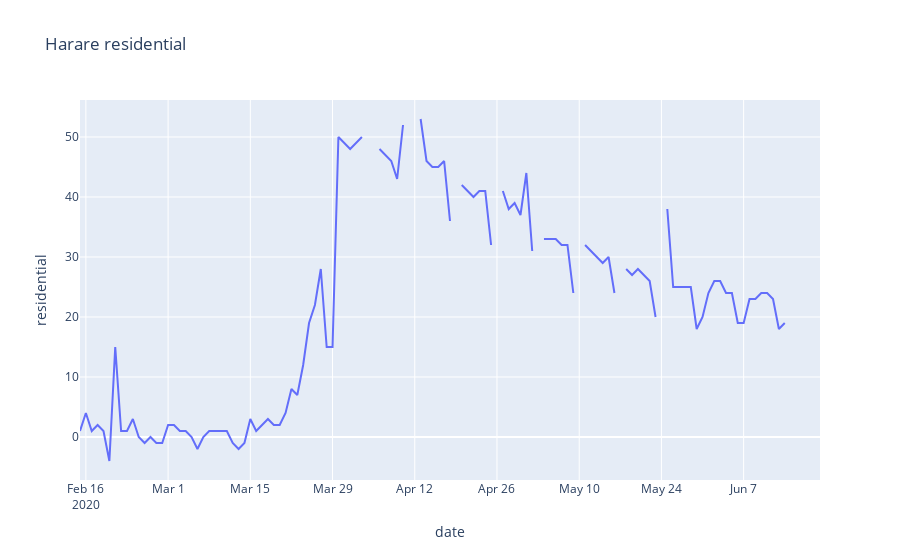

Here is the notebook cell this chart was saved with:
### Code cell
# Using plotly.express
import plotly.express as px

import pandas as pd


fig = px.line(zimmobility2, x='date', y='residential', range_x=['2020-02-15','2020-06-20'], title='Harare residential',)

fig.show()

### Figure 1 — Plotly figure (JSON) as saved in the notebook; plotly's stock layout.template omitted (floating-point values rounded to 4 significant figures)
{"data": [{"hovertemplate": "date=%{x}<br>residential=%{y}<extra></extra>", "legendgroup": "", "line": {"color": "#636efa", "dash": "solid"}, "mode": "lines", "name": "", "orientation": "v", "showlegend": false, "type": "scatter", "x": ["2020-02-15", "2020-02-16", "2020-02-17", "2020-02-18", "2020-02-19", "2020-02-20", "2020-02-21", "2020-02-22", "2020-02-23", "2020-02-24", "2020-02-25", "2020-02-26", "2020-02-27", "2020-02-28", "2020-02-29", "2020-03-01", "2020-03-02", "2020-03-03", "2020-03-04", "2020-03-05", "2020-03-06", "2020-03-07", "2020-03-08", "2020-03-09", "2020-03-10", "2020-03-11", "2020-03-12", "2020-03-13", "2020-03-14", "2020-03-15", "2020-03-16", "2020-03-17", "2020-03-18", "2020-03-19", "2020-03-20", "2020-03-21", "2020-03-22", "2020-03-23", "2020-03-24", "2020-03-25", "2020-03-26", "2020-03-27", "2020-03-28", "2020-03-29", "2020-03-30", "2020-03-31", "2020-04-01", "2020-04-02", "2020-04-03", "2020-04-04", "2020-04-05", "2020-04-06", "2020-04-07", "2020-04-08", "2020-04-09", "2020-04-10", "2020-04-11", "2020-04-12", "2020-04-13", "2020-04-14", "2020-04-15", "2020-04-16", "2020-04-17", "2020-04-18", "2020-04-19", "2020-04-20", "2020-04-21", "2020-04-22", "2020-04-23", "2020-04-24", "2020-04-25", "2020-04-26", "2020-04-27", "2020-04-28", "2020-04-29", "2020-04-30", "2020-05-01", "2020-05-02", "2020-05-03", "2020-05-04", "2020-05-05", "2020-05-06", "2020-05-07", "2020-05-08", "2020-05-09", "2020-05-10", "2020-05-11", "2020-05-12", "2020-05-13", "2020-05-14", "2020-05-15", "2020-05-16", "2020-05-17", "2020-05-18", "2020-05-19", "2020-05-20", "2020-05-21", "2020-05-22", "2020-05-23", "2020-05-24", "2020-05-25", "2020-05-26", "2020-05-27", "2020-05-28", "2020-05-29", "2020-05-30", "2020-05-31", "2020-06-01", "2020-06-02", "2020-06-03", "2020-06-04", "2020-06-05", "2020-06-06", "2020-06-07", "2020-06-08", "2020-06-09", "2020-06-10", "2020-06-11", "2020-06-12", "2020-06-13", "2020-06-14"], "xaxis": "x", "y": [1, 4, 1, 2, 1, -4, 15, 1, 1, 3, 0, -1, 0, -1, -1, 2, 2, 1, 1, 0, -2, 0, 1, 1, 1, 1, -1, -2, -1, 3, 1, 2, 3, 2, 2, 4, 8, 7, 12, 19, 22, 28, 15, 15, 50, 49, 48, 49, 50, null, null, 48, 47, 46, 43, 52, null, null, 53, 46, 45, 45, 46, 36, null, 42, 41, 40, 41, 41, 32, null, 41, 38, 39, 37, 44, 31, null, 33, 33, 33, 32, 32, 24, null, 32, 31, 30, 29, 30, 24, null, 28, 27, 28, 27, 26, 20, null, 38, 25, 25, 25, 25, 18, 20, 24, 26, 26, 24, 24, 19, 19, 23, 23, 24, 24, 23, 18, 19], "yaxis": "y"}], "layout": {"legend": {"tracegroupgap": 0}, "title": {"text": "Harare residential"}, "xaxis": {"anchor": "y", "domain": [0, 1], "range": ["2020-02-15", "2020-06-20"], "title": {"text": "date"}}, "yaxis": {"anchor": "x", "domain": [0, 1], "title": {"text": "residential"}}}}
